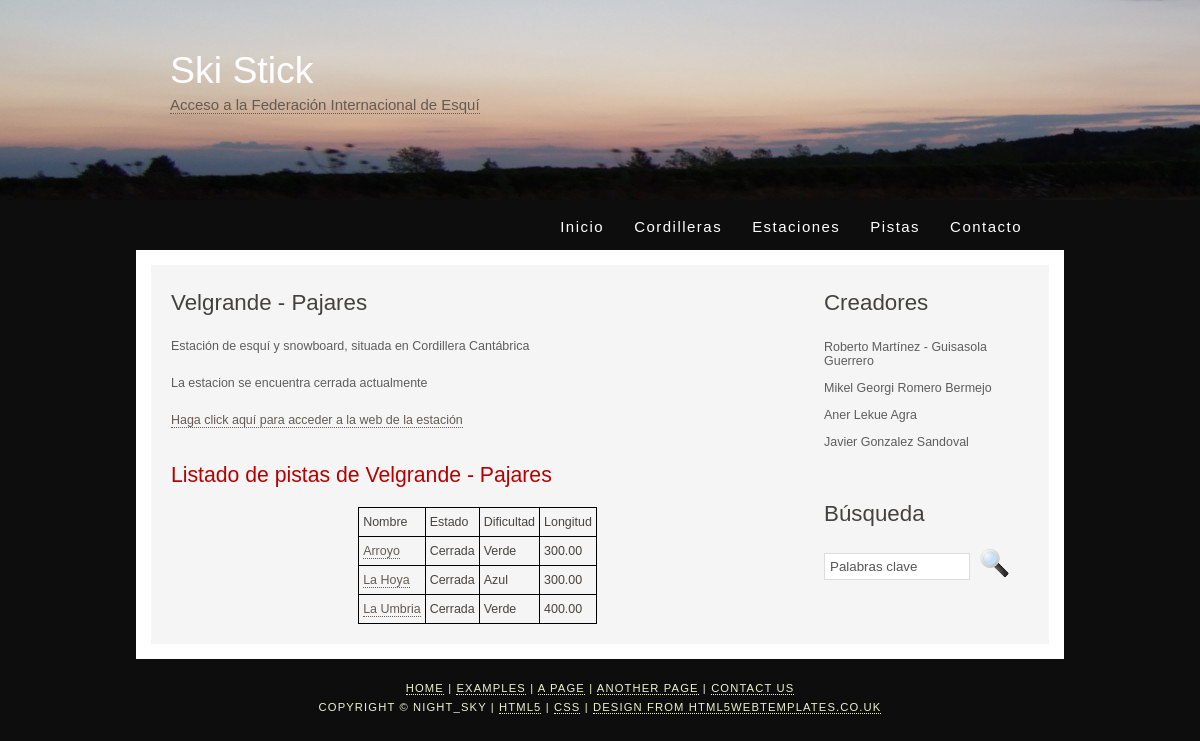
The app's page /estacion/22/, older data.
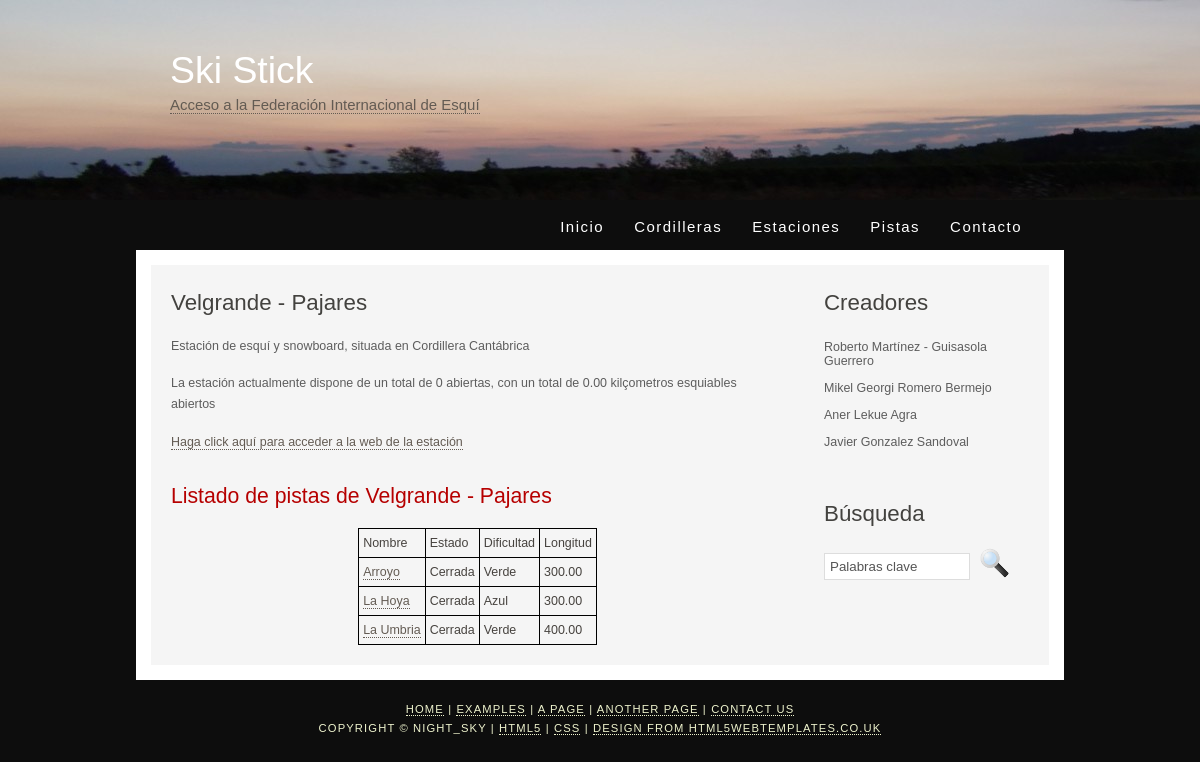
The same page, newer data.
### appIW/models.py (models this page shows)
class Estacion(models.Model):
    cordillera = models.ForeignKey(Cordillera, on_delete=models.CASCADE)
    nombre = models.CharField(max_length=50)
    abierta = models.BooleanField()
    nPistas = models.IntegerField()
    nPistasTotales = models.IntegerField()
    nKilometros = models.DecimalField(decimal_places=2, max_digits=6)
    nKilometrosTotales = models.DecimalField(decimal_places=2, max_digits=6)
    enlacePagina = models.CharField(max_length=200)
    def __str__(self):
        return self.nombre

class Cordillera(models.Model):
    nombre = models.CharField(max_length=50)
    def __str__(self):
        return self.nombre

### appIW/views.py (the view)
# urls.py: path('estacion/<int:estacion_id>/', views.estacion, name='estacion'), #detalles de una estación de esquí
def estacion(request, estacion_id):
    estacion = get_object_or_404(Estacion, pk=estacion_id)
    pistas = estacion.pista_set.all()
    context = {'estacion': estacion, 'listaPistas': pistas}
    return render(request, 'appIW/estacion.html', context)

### appIW/templates/appIW/estacion.html (shortened to what this page needs)
{% extends "plantilla.html"%}
{% block contenido %}
<h1>{{estacion}}</h1>
<p>Estación de esquí y snowboard, situada en {{ estacion.cordillera }}</p>
{% if estacion.abierta%}
        <p>La estación actualmente dispone de un total de {{ estacion.nPistas }} abiertas, con un total de
		{{ estacion.nKilometros }} kilçometros esquiables abiertos</p>
{% else %}
<p>La estacion se encuentra cerrada actualmente</p>
{% endif %}
<p><a href="{{ estacion.enlacePagina }}">Haga click aquí para acceder a la web de la estación</a></p>
        {% block pistas %}
        <h2>Listado de pistas de {{estacion}}</h2>
        	{% if listaPistas %}
		  	<table style="margin: 0 auto;">
				<tr>
					<td>Nombre</td>
				 	<td>Estado</td>
					<td>Dificultad</td>
					<td>Longitud</td>
			  	</tr>
			  	{% for p in listaPistas %}
			  <tr>
				  <td><a href="/pista/{{p.id}}">{{p.nombre}}</a></td>
				  <td>{% if p.abierta %}
					  Abierta
					  {% else %}
					  Cerrada
					  {% endif %}
				  </td>
				  <td>{{ p.dificultad }}</td>
				  <td>{{ p.longitud }}</td>
			  </tr>
			  {% endfor %}
		  	</table>
		  {% else %}
		  <p>No existe ninguna pista en {{estacion}}</p>
		  {% endif %}
{% endblock %}
{% endblock %}

Row changes from the older to the newer data that the page shows:
changed Estacion "Velgrande - Pajares": abierta False → True (drawn); nPistas (not shown) → "0"; nKilometros (not shown) → "0.00"
Text that changed along with them:
text no longer shown: "La estacion se encuentra cerrada actualmente"
text now shown: "La estación actualmente dispone de un total de abiertas, con un total de kilçometros esquiables abiertos"
